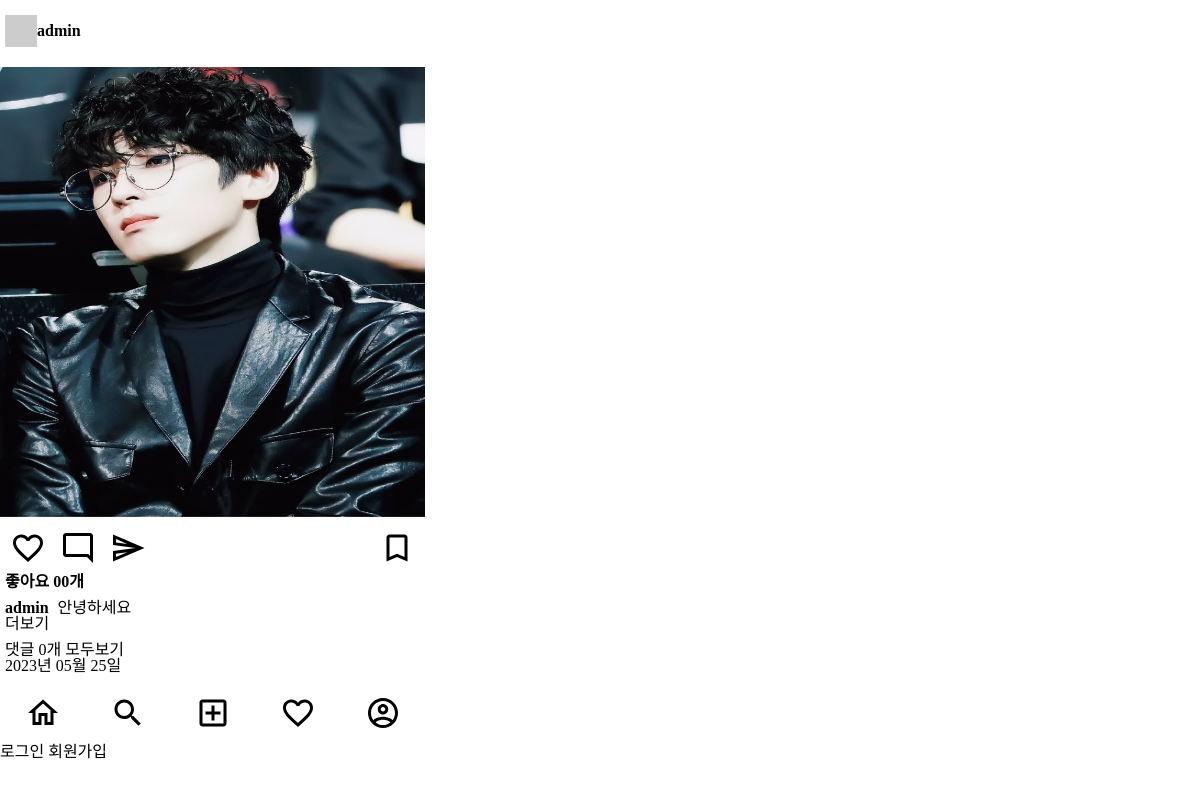
The page / on the database its author committed.
### posts/models.py (models this page shows)
class Post(models.Model): # Model클래스 상속 받아서, model이라는 객체로 받아서 사용한다.
    image = models.ImageField(verbose_name='이미지', null=True, blank=True) # 필드의 이름을 verbosename으로 지정
    content = models.TextField(verbose_name='내용') # 긴 데이터 작성 가능
    create_at = models.DateTimeField(verbose_name='작성일', auto_now_add=True) # 현재 날짜 자동 추가하도록
    view_count = models.IntegerField(verbose_name='조회수', default=0)
    writer = models.ForeignKey(to=User, on_delete=models.CASCADE, null=True, blank=True)

### users/models.py (models this page shows)
class User(AbstractUser) : # AbstractUsers 상속받음 << 여기 안에 많은 필드들 정의 돼 있음
    phone = models.CharField(verbose_name='전화번호', max_length=11)
    objects = UserManager() # 매니저를 커스텀했으면 적용해줘야됨

### posts/views.py (the view)
# urls.py: path('', index, name='index'),
def index(request) :
    post_list = Post.objects.all().order_by('-create_at') # post 모델에 있는 모든 데이터 가져와라
    context = {
        'post_list' : post_list,
    }
    return render(request, 'index.html', context)

### templates/index.html (shortened to what this page needs)
{% extends 'base.html' %}
{% load static %}
{% block content %}
<main>
    <div class="card-list">
        {% for post in post_list %}
            {% include 'mixin/posts/post_card.html' with detail=False %}
        {% endfor %}
    </div>
</main>
{% endblock %}

### templates/mixin/posts/post_card.html (shortened to what this page needs)
{% load static %}
<div class="card">
    <div class="card__header">
        <img src="http://via.placeholder.com/32x32" alt="프로필이미지">
        <a href="#">
            <span class="card__user-name">{{ post.writer }}</span>
        </a>
    </div>
    <div class="card__body">
        <div>
            {% if post.image %}
                <img class="card__image" src="{{ post.image.url }}" alt="">
            {% else %}
                <img class="card__image" src="http://via.placeholder.com/600x600" alt="">
            {% endif %}
        </div>
        <div class="card__btn-group">
            <div>
                <img class="card__btn" src="{% static 'icons/favorite_outlined_black_36dp.svg' %}" alt="">
                <img class="card__btn" src="{% static 'icons/mode_comment_outlined_black_36dp.svg' %}" alt="">
                <img class="card__btn" src="{% static 'icons/send_outlined_black_36dp.svg' %}" alt="">
            </div>
            <div>
                <img class="card__btn" src="{% static 'icons/bookmark_outlined_black_36dp.svg' %}" alt="">
            </div>
        </div>
        <div class="card_content">
            <span class="card__like-num">좋아요 00개</span>
            <div class="card__main-text">
                <p><span class="card__user-name">{{post.writer}}</span>
                    {% if not detail %}
                        {{ post.content|truncatechars:35}}
                    {% else %}
                        {{ post.content }}
                    {% endif %}
                    </p>
                {% if not detail %}
                    <a href="{% url 'posts:post-detail' post.id %}">더보기</a>
                {% endif %}
            </div>
            <div>
                <p>댓글 {{ post.comment_set.all.count }}개
                {% if not detail %}
                    <a href="{% url 'posts:post-detail' post.id %}">모두보기</a>
                {% endif %}
                </p>
                <p class="card-created-at">{{post.create_at|date:"Y년 m월 d일"}}</p>
            </div>
        </div>
    </div>
</div>

### static/css/index.css (style rules this page uses)
.container { display: flex; flex-direction: column; max-width: 425px; }
body { font-family: 'Noto Sans KR', sans-serif; margin: 0 auto 60px auto; }
main { background-color: #FAFAFA; }
.card-list { margin: 10px 0; background-color: #FFFFFF; }
.card__header { display: flex; align-items: center; margin: 15px 0; padding: 0 5px; }
.card__user-name { font-weight: bold; margin: 0 5px 0 0; }
.card__body { margin: 10px 0; }
.card__image { height: 450px; width: 100%; margin: 5px 0; }
.card__btn-group { display: flex; justify-content: space-between; margin: 5px 0; padding: 0 5px; }
.card__btn { margin: 0 5px; }
.card_content { display: flex; flex-direction: column; padding: 0 5px; }
.card__like-num { font-weight: bold; }
.card__main-text { margin: 10px 0; }

### rows shown on the page
Post: writer "admin", image (picture), content "안녕하세요", comment_set.all.count "0", create_at "2023년 05월 25일"
